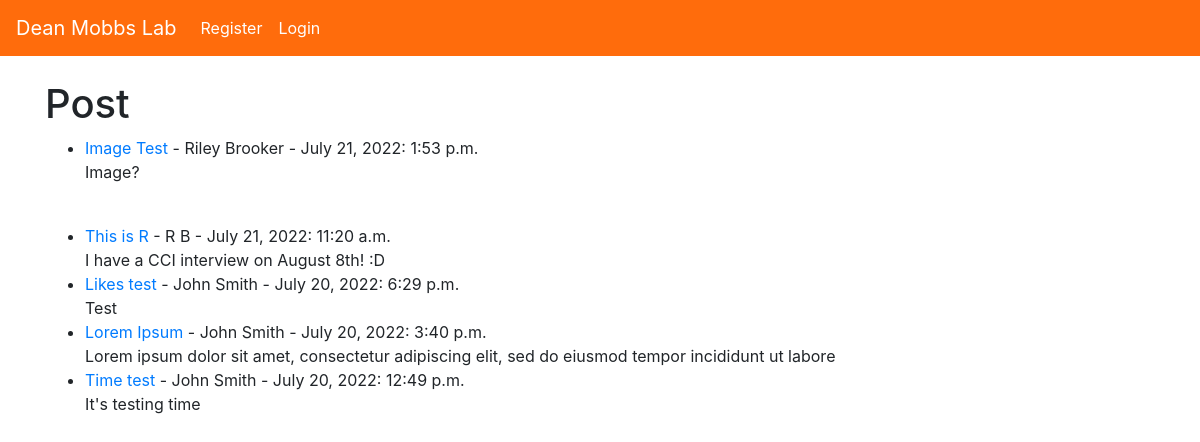
The page / on the database its author committed.
### Posts/models.py (models this page shows, shortened)
class Post(models.Model):
    title = models.CharField(max_length=255)
    author = models.ForeignKey(User, on_delete=models.CASCADE)
    body = RichTextField(blank=True, null=True)
    post_date = models.DateField(auto_now_add=True)
    post_time = models.TimeField(auto_now_add=True)
    likes = models.ManyToManyField(User, related_name='posts')
    image = models.ImageField(null=True, blank=True, upload_to="images/")

### Posts/views.py (the view)
# urls.py: path('', HomeView.as_view(), name='home'),
class HomeView(ListView):
    model = Post
    template_name = 'home.html'
    ordering = ['-post_date', '-id']

### Posts/templates/home.html (shortened to what this page needs)
{% extends 'base.html' %}
{% block content %}
<h1>Post</h1>
<ul>
{% for post in object_list %}
    <li><a href="{% url 'post-detail' post.pk %}">{{ post.title }}</a> -
        {{ post.author.first_name }}
        {{ post.author.last_name }} -
        {{ post.post_date }}: {{ post.post_time }}<br/>
        {{ post.body|slice:":100"|safe}} <br/>
{% endfor %}
</ul>
{% endblock %}

### rows shown on the page
Post: title "Image Test", author.first_name "Riley", author.last_name "Brooker", post_date "July 21, 2022", post_time "1:53 p.m.", body "Image?"
Post: title "This is R", author.first_name "R", author.last_name "B", post_date "July 21, 2022", post_time "11:20 a.m.", body "I have a CCI interview on August 8th! :D"
Post: title "Likes test", author.first_name "John", author.last_name "Smith", post_date "July 20, 2022", post_time "6:29 p.m.", body "Test"
Post: title "Lorem Ipsum", author.first_name "John", author.last_name "Smith", post_date "July 20, 2022", post_time "3:40 p.m.", body "Lorem ipsum dolor sit amet, consectetur adipiscing elit, sed do eiusmod tempor incididunt ut labore"
Post: title "Time test", author.first_name "John", author.last_name "Smith", post_date "July 20, 2022", post_time "12:49 p.m.", body "It's testing time"
